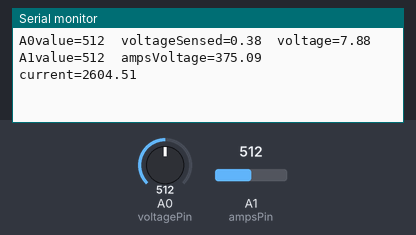
Bench run of a sketch on a simulated Arduino Uno, built with avr-gcc and run on an emulated ATmega328P. Shown: the last lines printed to the serial monitor. Inputs (shaded band) come from the test bench; at power-on: A0 (voltagePin) = 512, A1 (ampsPin) = 512.

Above: at 1.7 s.
1.8 s: A0 (voltagePin) set to 637
At 2.03 s:
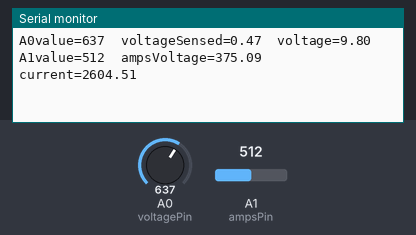
4.8 s: A0 (voltagePin) set to 664
At 4.86 s:
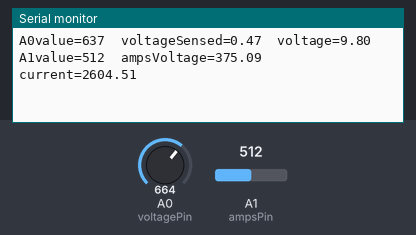
7.8 s: A1 (ampsPin) set to 149
At 7.83 s:
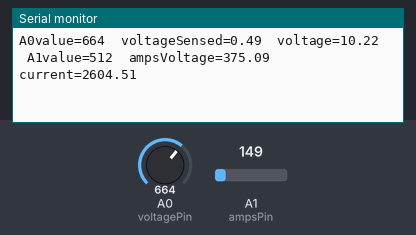
9.3 s: A1 (ampsPin) set to 123
At 9.39 s:
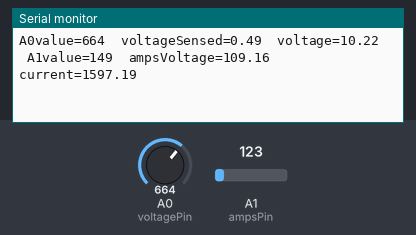
12.3 s: A1 (ampsPin) set to 105
At 12.34 s:
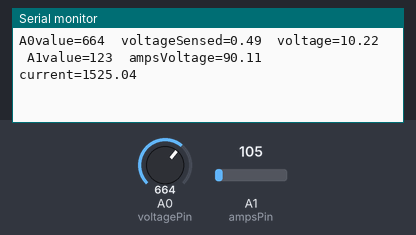
13.8 s: A1 (ampsPin) set to 88
At 13.88 s:
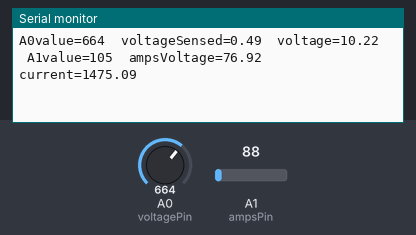
Timing chart, 0 to 16.3 s (numbered marks = the images above; inputs shaded):
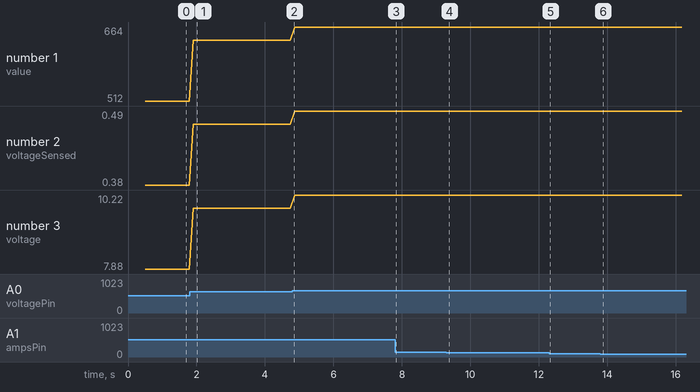

The sketch:

PowerMeasure.ino
```cpp
const int voltagePin = A0;            //Pin connecting voltage devider
const int ampsPin = A1;               //Pin connecting current measure module
const float arduinoVCC = 3.00;        //ADC internal voltage reference
const int inputResolution = 4095;     //12 bit ADC resolution for L432KC
const unsigned long valueR1 = 2700;   //Value first voltage devider resistor
const unsigned long valueR2 = 56000;  //Value second voltage devider resistor
int A0Value;                          //Raw A0 value
int A1Value;                          //Raw A1 value
float voltageSensed;                  //Voltage measured on A0
float voltage;                        //Measured voltage

float sensitivity = 1000.0 / 264.0;   //Sensitivty for the current sensor
float Vref = -312.50;                 //Reference voltage (needs change)
float unitValue;                      //Conversion factor
float ampsVoltage;                    //Reference voltage
float current;                        //Measured current

float power;                          //Calculated power

void setup() {
  Serial.begin(9600);                                             //Start serial connection
  Serial.println("Reading voltage, amps and calculating power");  //Print line in serial monitor
  delay(500);                                                     //Wait
}

void loop() {
  readVoltage();
  readAmps();
  calculatePower();
  printValues();
  delay(100); //Wait
}

void readVoltage() {
  A0Value = analogRead(voltagePin);                           //Get raw A0 value
  voltageSensed = A0Value * ( arduinoVCC / inputResolution ); //Convert A0 value back to voltage on pin
  voltage = voltageSensed * ( 1 + ( valueR2 / valueR1 ) );    //Calculate the voltage using the voltage devider ratio and the voltage on pin
}

void readAmps() {
  A1Value = analogRead(ampsPin);                             //Get raw A1 value
  unitValue = arduinoVCC / inputResolution * 1000.0;         //Calculate the conversion factor from the digital value to milivolts
  ampsVoltage = unitValue * A1Value;                         //Calculate the voltage across the current sensor
  current = ( ampsVoltage - Vref ) * sensitivity;            //Calculate the current using the correct offset
}

void calculatePower() {
  power = voltage * current;
}

void printValues() {
  Serial.print("A0value=");
  Serial.print(A0Value);

  Serial.print("\t");

  Serial.print("voltageSensed=");
  Serial.print(voltageSensed);

  Serial.print("\t");

  Serial.print("voltage=");
  Serial.print(voltage);

  Serial.print("\t");

  Serial.print("A1value=");
  Serial.print(A1Value);

  Serial.print("\t");

  Serial.print("ampsVoltage=");
  Serial.print(ampsVoltage);

  Serial.print("\t");

  Serial.print("current=");
  Serial.println(current);
}
```

Measured:
- after the input at 1.8 s, the serial monitor: prints a new line after 0.11 s (image 1)
- plotted number 1: 512 → 637 after the input at 1.8 s, 637 → 664 after the input at 4.8 s
- plotted number 2: 0.38 → 0.47 after the input at 1.8 s, 0.47 → 0.49 after the input at 4.8 s
- plotted number 3: 7.88 → 9.8 after the input at 1.8 s, 9.8 → 10.22 after the input at 4.8 s
